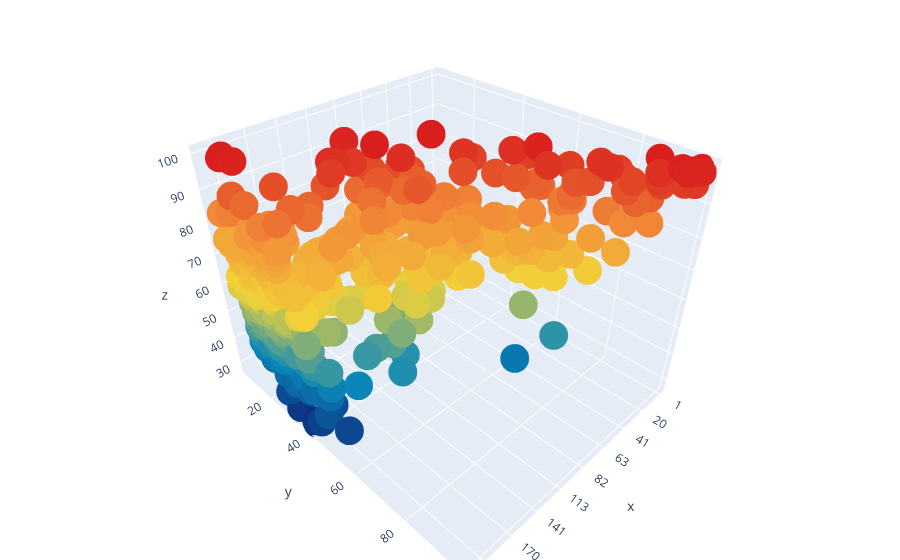

The code cell stored with this chart in its notebook:
### Code cell
import plotly.figure_factory as ff
dataframe = timesData[timesData.year == 2015]
data2015 = dataframe.loc[:, ['research', 'international', 'total_score']]
data2015['index'] = np.arange(1,len(data2015)+1)
trace1 = go.Scatter3d(
    x = dataframe.world_rank,
    y = dataframe.research,
    z = dataframe.citations,
    mode = 'markers',
    marker = dict(
        size=10,
        color=[float(each) for each in dataframe.citations],
        colorscale='portland'
    )
)

data = [trace1]
layout = go.Layout(
    margin = dict(
        l = 0,
        r = 0,
        b = 0,
        t = 0,
    )
)

fig = go.Figure(data=data, layout = layout)

iplot(fig)

### Figure 1 — Plotly figure (JSON) as saved in the notebook; plotly's stock layout.template omitted (floating-point values rounded to 4 significant figures; data arrays with more than 128 entries replaced by an {"elided": "..."} marker saying what was removed)
{"data": [{"marker": {"color": {"elided": "401 float values"}, "colorscale": [[0, "rgb(12,51,131)"], [0.25, "rgb(10,136,186)"], [0.5, "rgb(242,211,56)"], [0.75, "rgb(242,143,56)"], [1, "rgb(217,30,30)"]], "size": 10}, "mode": "markers", "type": "scatter3d", "x": {"elided": "401 str values"}, "y": {"elided": "401 float values"}, "z": {"elided": "401 float values"}}], "layout": {"margin": {"b": 0, "l": 0, "r": 0, "t": 0}}}
